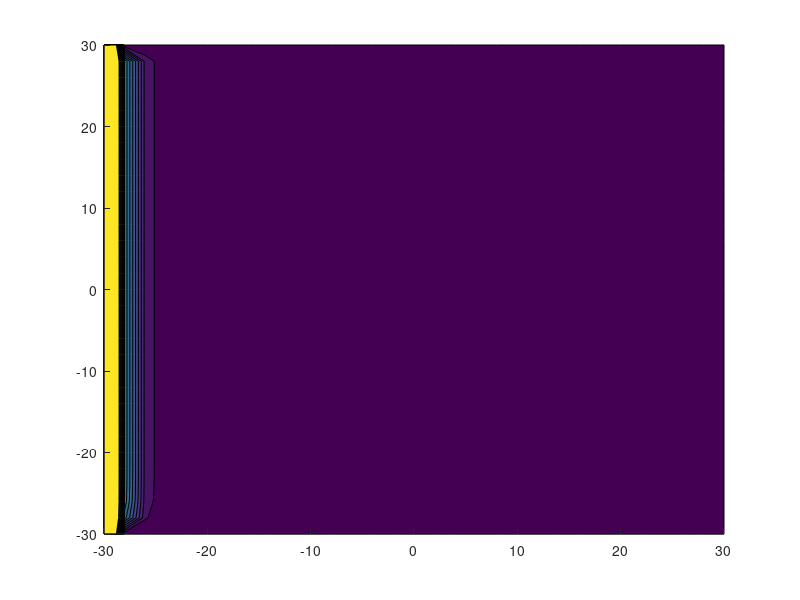

Source code (MATLAB): (Note: this script raises an error after producing the figure.)

clear all;
clc;
close all;

mkdir('diffusionfig1');
fig = figure('Color',[0.5 0.5 0.5]);

xmin = -30;
xmax = -xmin;
ymin = xmin;
ymax = xmax;

h= 2;
Nx = 1 + round((xmax-xmin)/h);
Ny = 1 + round((ymax-ymin)/h);

dt = 0.3;   %time step
D= 2;       %diffusion coefficient

O2 = zeros(Nx,Ny);
% O2(11,18) = 15;   %source of O2
% O2(18,13) = 15;

for iter =1:250
%     O2(18,18) = 15;
%     O2(11,13) = 15;

    O2(:,1) = 5;


    for i=2:Nx-1
        for j=2:Ny-1
            O2(i,j) = O2(i,j) + ((D*dt)/(h*h))*...
                (O2(i-1,j)+O2(i+1,j)+O2(i,j-1)+O2(i,j+1)- 4*O2(i,j));
        end
    end
    
    contourf(xmin:h:xmax, ymin:h:ymax, O2,[0:0.1:2], 'edgecolor', 'none');
    axis equal;
    colormap(hsv)
    colorbar;
    pause(0.01);
    %fileName=['diffusionfig1/fig_',num2str(iter)];
    %saveas (fig, fileName, 'jpg');
end %end of loop for 1:100